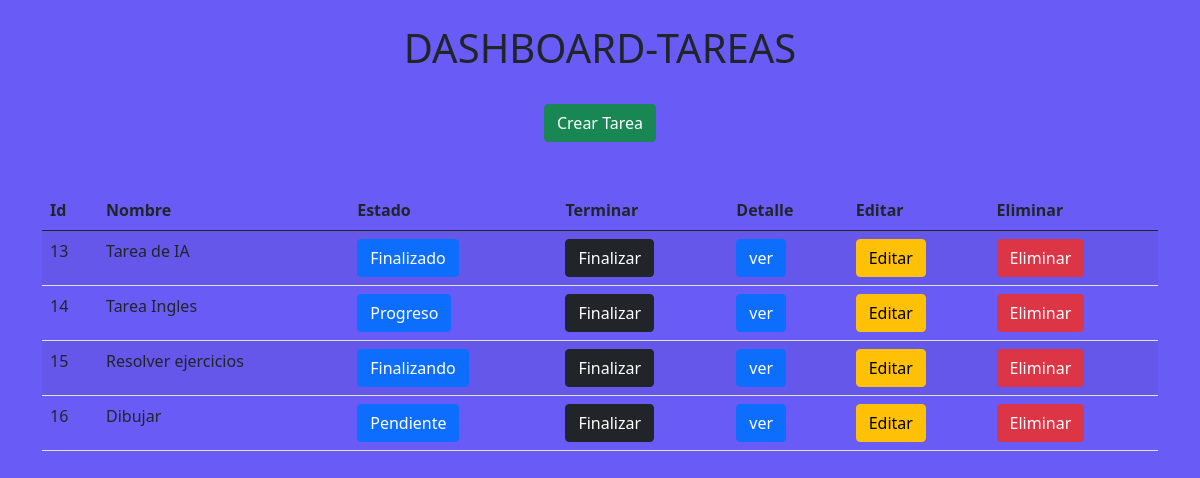
Page /dashboard on the earlier database version.
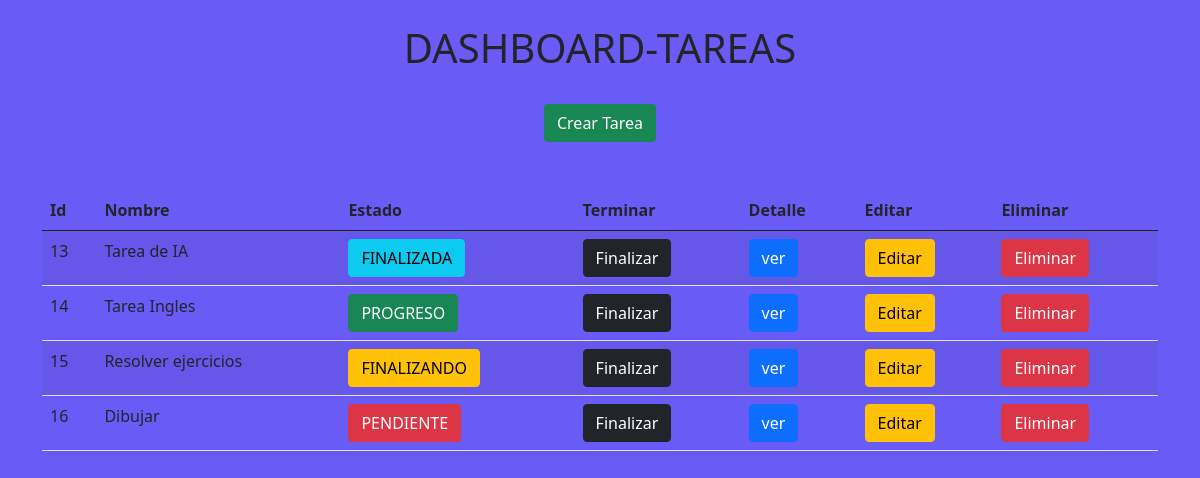
Same page on the later database version.
### gestion_tareas/models.py (models this page shows)
class tarea(models.Model):
    nombre_tarea = models.CharField(max_length=128,default='')
    descripcion = models.CharField(max_length=256,default='')
    fecha_creacion = models.DateField(default=datetime.date.today)
    fecha_entrega = models.DateField(null=True)
    usuario_responsable = models.CharField(max_length=128,default='')
    estadoTarea = models.CharField(max_length=128,default='PROGRESO')

### gestion_tareas/views.py (the view)
# urls.py: path('dashboard',views.dashboard,name='dashboard'),
def dashboard(request):
    tareas_totales = tarea.objects.all()
    tareas_propias=[]
    tareas_mias= tarea.objects.filter(usuario_responsable='juan')
    for tareas in tareas_mias:
        tareas_propias.append(tareas)
    return render(request, 'gestion_tareas/dashboard.html', {
        'objTarea':tareas_propias,
    })

### gestion_tareas/templates/gestion_tareas/dashboard.html (shortened to what this page needs)
<!DOCTYPE html>
<html>
    <head>
        <link href="https://cdn.jsdelivr.net/npm/bootstrap@5.0.2/dist/css/bootstrap.min.css" rel="stylesheet">
    </head>
    <body style="background-color: #695cf6">
        <div class="container">
            <br>
            <h1 style= "text-align:center"> DASHBOARD-TAREAS</h1>
            <br>
            <div style="text-align: center">
                <a class="btn btn-success" href="{% url 'gestion_tareas:nuevaTarea' %}">Crear Tarea</a>
            </div>
            <br>
            <br>
            <table class="table table-striped">
                <thead>
                    <th>Id</th>
                    <th>Nombre</th>
                    <th>Estado</th>
                    <th>Terminar</th>
                    <th>Detalle</th>
                    <th>Editar</th>
                    <th>Eliminar</th>
                </thead>
                <tbody>
                    {% for tareas in objTarea %}
                    <tr>
                        <td>{{ tareas.id }}</td>
                        <td>{{ tareas.nombre_tarea }}</td>
                        <td>
                        {% if tareas.estadoTarea == 'PROGRESO' %}
                            <a class="btn btn-success" href="">{{ tareas.estadoTarea }}</a>
                        {% elif tareas.estadoTarea == 'FINALIZANDO' %}
                            <a class="btn btn-warning" href="">{{ tareas.estadoTarea }}</a>
                        {% elif tareas.estadoTarea == 'FINALIZADA' %}
                            <a class="btn btn-info" href="">{{ tareas.estadoTarea }}</a>
                        {% elif tareas.estadoTarea == 'PENDIENTE' %}
                            <a class="btn btn-danger" href="">{{ tareas.estadoTarea }}</a>
                        {% else %}
                            <a class="btn btn-primary" href="">{{ tareas.estadoTarea }}</a>
                        {% endif %}
                        </td>
                        <td><a class="btn btn-dark" href="{% url 'gestion_tareas:finalizarTarea' tareas.id %}">Finalizar</a></td>
                        <td><a class="btn btn-primary" href="{% url 'gestion_tareas:detalleTarea' tareas.id %}">ver</a></td>
                        <td><a class="btn btn-warning" href="{% url 'gestion_tareas:editarTarea' tareas.id %}">Editar</a></td>
                        <td><a class="btn btn-danger" href="{% url 'gestion_tareas:eliminarTarea' tareas.id %}">Eliminar</a></td>
                    </tr>
                    {% endfor %}
                </tbody>
            </table>
        </div>
    </body>
</html>

Differences in the rows shown:
changed tarea "Tarea de IA": estadoTarea "Finalizado" → "FINALIZADA"
changed tarea "Tarea Ingles": estadoTarea "Progreso" → "PROGRESO"
changed tarea "Resolver ejercicios": estadoTarea "Finalizando" → "FINALIZANDO"
changed tarea "Dibujar": estadoTarea "Pendiente" → "PENDIENTE"
